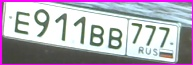
#> input picture ImageDataSet/Image05.jpg, 193 x 65 px, found by its file name
$ python ManipulationPixel.py
#> lines starting #> are read from the running program, lines starting #| are printed output that depends on the picture; after the words box and inside, x2 and y2 are one past the last pixel; in counts of white or black regions, pixels touching at a corner belong together
import cv2 as cv

loadImage = cv.imread('../Image05.jpg')
#> loadImage is the input picture: shape (65, 193, 3); mean B, G, R 184.9, 172.2, 178.7
loadImage = cv.resize(loadImage,(720, 450))
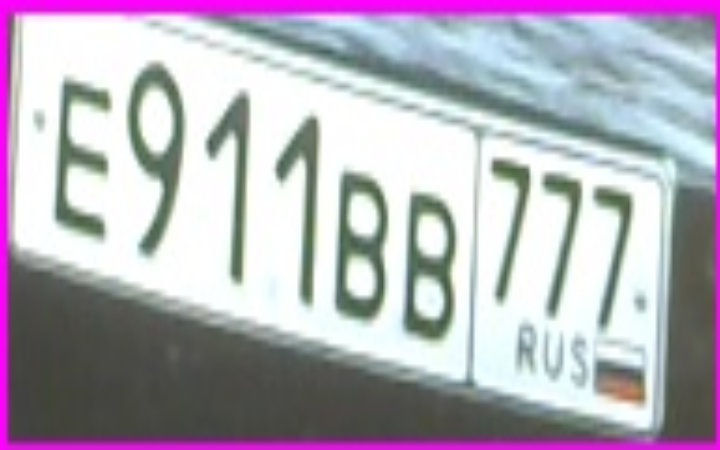
#> loadImage: shape (450, 720, 3); mean B, G, R 184.8, 172.1, 178.6
copyImage = loadImage.copy()
for i in range(0, copyImage.shape[0]):
    for j in range(0, copyImage.shape[1]):
        if copyImage[i,j][0] != 255 and copyImage[i,j][1] != 255 and copyImage[i,j][2] == 255:
            copyImage[i][j] = (255,255,255)
        elif copyImage[i,j][0] != 0 and copyImage[i,j][1] != 0 and copyImage[i,j][2] == 255:
            copyImage[i][j] = (0,0,255)
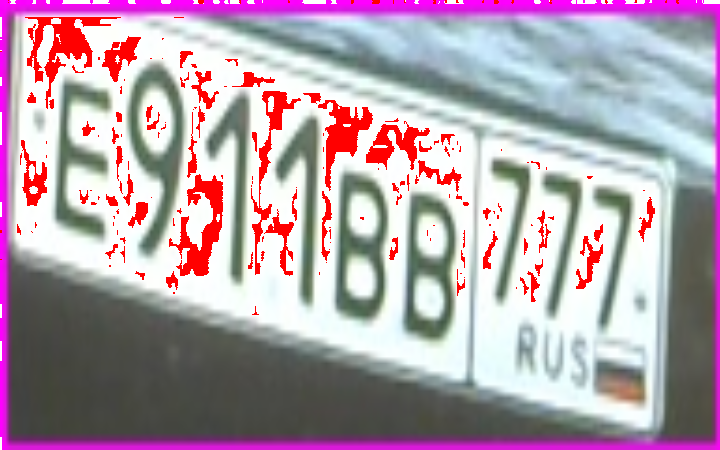
#> copyImage: shape (450, 720, 3); 7.38% of pixels changed, all inside (x1, y1, x2, y2) = (0, 0, 720, 450)

statuss = cv.imwrite('../copy.jpg',copyImage)
cv.imshow("Original", loadImage)
cv.imshow("Modified Image", copyImage)
cv.waitKey(0)
cv.destroyAllWindows()

$ run again, with ImageDataSet/Image01.jpg copied over ImageDataSet/Image05.jpg
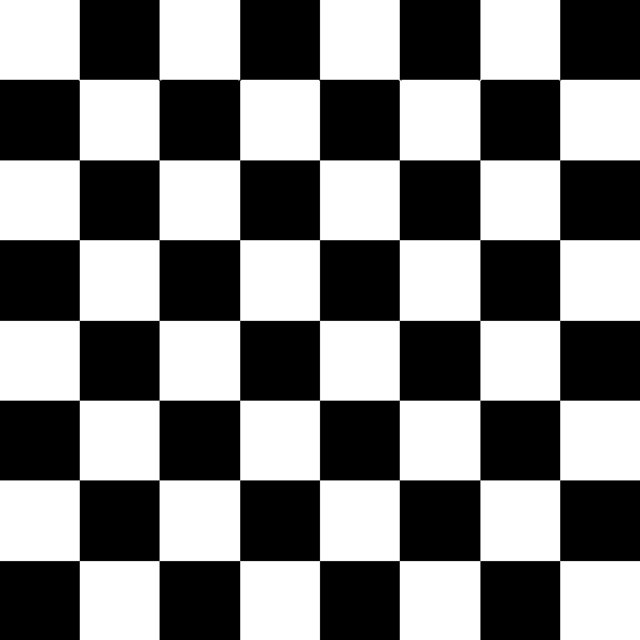
#> input picture ImageDataSet/Image01.jpg, 640 x 640 px, found by its file name
#> loadImage is the input picture: shape (640, 640, 3); min 0, max 255, mean 127.5
#> `loadImage = cv.resize(loadImage,(720, 450))`:
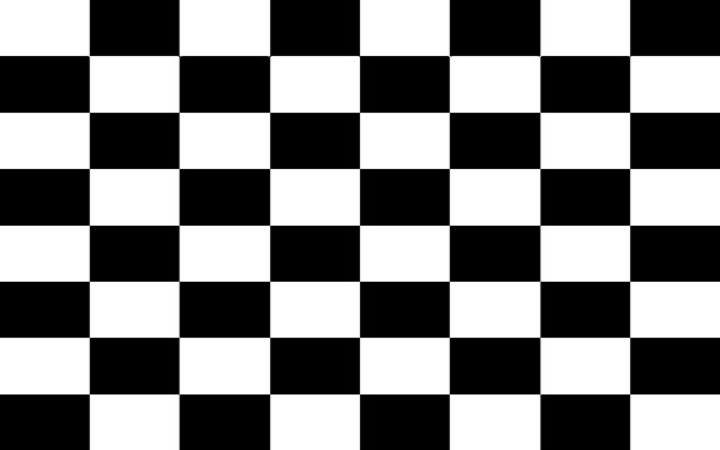
#> loadImage: shape (450, 720, 3); min 0, max 255, mean 127.5
#> after the loop `for i in range(0, copyImage.shape[0]):`:
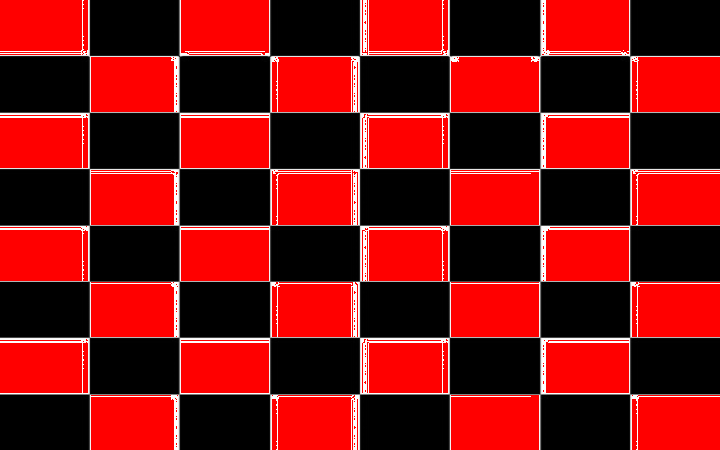
#> copyImage: shape (450, 720, 3); mean B, G, R 15, 15, 127.5

$ run again, with ImageDataSet/Image04.jpg copied over ImageDataSet/Image05.jpg
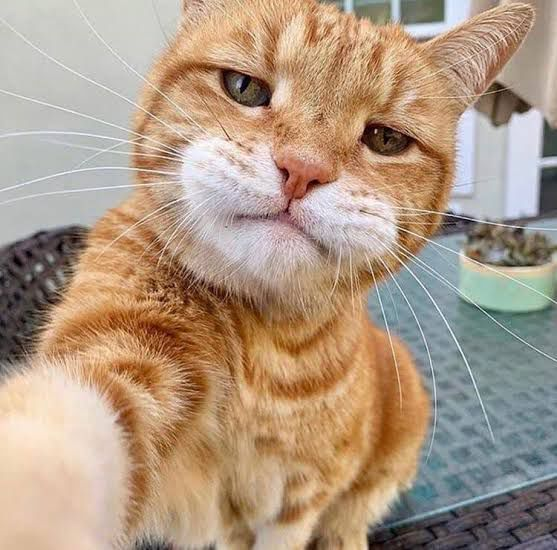
#> input picture ImageDataSet/Image04.jpg, 557 x 550 px, found by its file name
#> loadImage is the input picture: shape (550, 557, 3); mean B, G, R 132.3, 152.9, 175.3
#> `loadImage = cv.resize(loadImage,(720, 450))`:
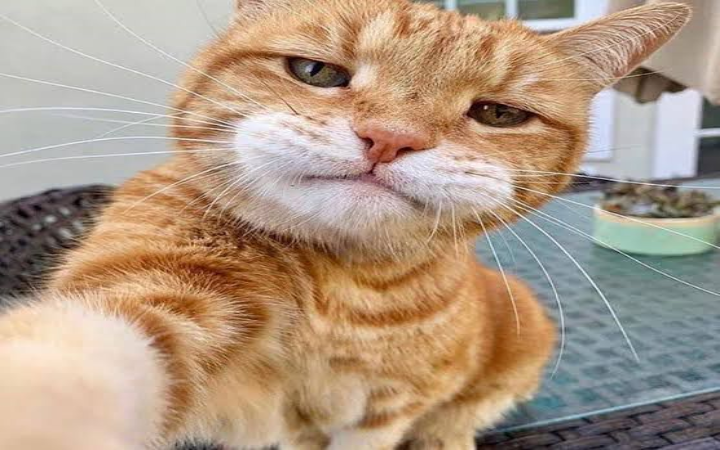
#> loadImage: shape (450, 720, 3); mean B, G, R 132.2, 152.8, 175.2
